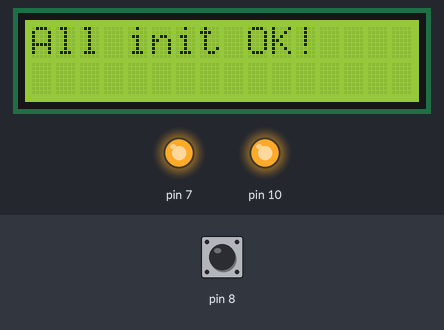
Bench run of a sketch on a simulated Arduino Uno, built with avr-gcc and run on an emulated ATmega328P. On the bench: 16×2 character LCD, output pins drawn as LEDs (lit = HIGH). Dashed ring = blinking. Inputs (shaded band) come from the test bench; at power-on: pin 8 LOW. What the sketch prints to the serial monitor is not drawn.

Above: at 0.4 s.
2.6 s: pin 8 pulsed HIGH 5 times (0.12 s each, 0.3 s apart)
At 2.94 s:
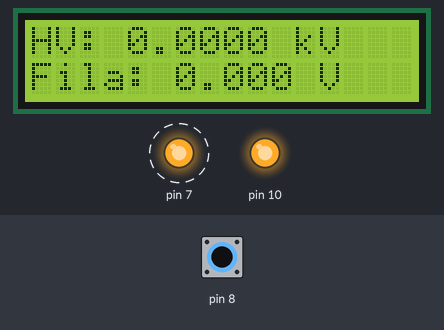
At 4.6 s:
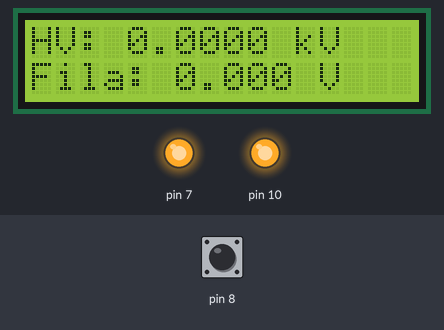
Timing chart, 0 to 6.1 s (numbered marks = the images above; inputs shaded):
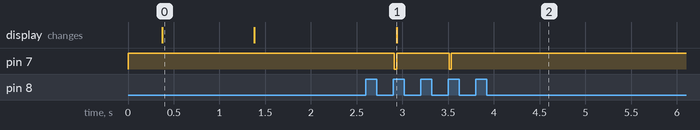

The sketch:

MyXRAY.ino
```cpp
#include<stdlib.h>
#include <Wire.h>                  // Include Wire library (required for I2C devices)
#include <LiquidCrystal_I2C.h>     // Include LiquidCrystal_I2C library
#include <SPI.h>
#include <AD7705.h>
AD7705 ad(8,7);// DRDY,RESET
// SS    10 // CS
// MOSI  11 // DIN
// MISO  12 // DOUT
// SCK   13 // SCLK


LiquidCrystal_I2C lcd(0x27, 16, 2);  // Configure LiquidCrystal_I2C library with 0x27 address, 16 columns and 2 rows

double readAnalogVoltage(char chn){
  long datVal;
  double retVal;
  ad.setSetup(chn,1,25,0);
  datVal = ad.read_unipolar();
  retVal = 0.007629394*datVal;
  return retVal/100;
}


void setup() {
  ad.conf();
  Serial.begin(9600);
  lcd.init();                        // Initialize I2C LCD module
  lcd.backlight();                   // Turn backlight ON
  lcd.setCursor(0, 0);
  lcd.print("All init OK!");
  delay(1000);
  lcd.clear();
}


double Chn1 = 0.00;
double Chn2 = 0.00;

char s_buf[16];
char s_buf1[16];

void loop() {
  Chn1 = readAnalogVoltage(1);
  //Chn1 = 5;
  // Chn1 is the HV side voltage
  Chn1 = Chn1 * 2.6 * 12;
  Chn2 = readAnalogVoltage(2);
  //Chn2 = 2.75;
  dtostrf(Chn1,1,4,s_buf);
  sprintf(s_buf1, "HV: %s kV", s_buf);
  Serial.println(s_buf1);
  lcd.setCursor(0, 0);
  lcd.print(s_buf1);
  lcd.setCursor(0, 1);
  dtostrf(Chn2,1,3,s_buf);
  sprintf(s_buf1, "Fila: %s V", s_buf);
  lcd.print(s_buf1);

  //delay(100);
  //lcd.clear();
}
```

Measured:
- after the input at 2.6 s, pin 7: alternates HIGH for 0.57 s and LOW for 0.03 s, 4 changes in all, then stays HIGH, starting after 0.31 s; the display: changes after 0.34 s (image 1)
- what the display in image 0 shows lasts 1.0 s, from 0.4 s to 1.4 s
